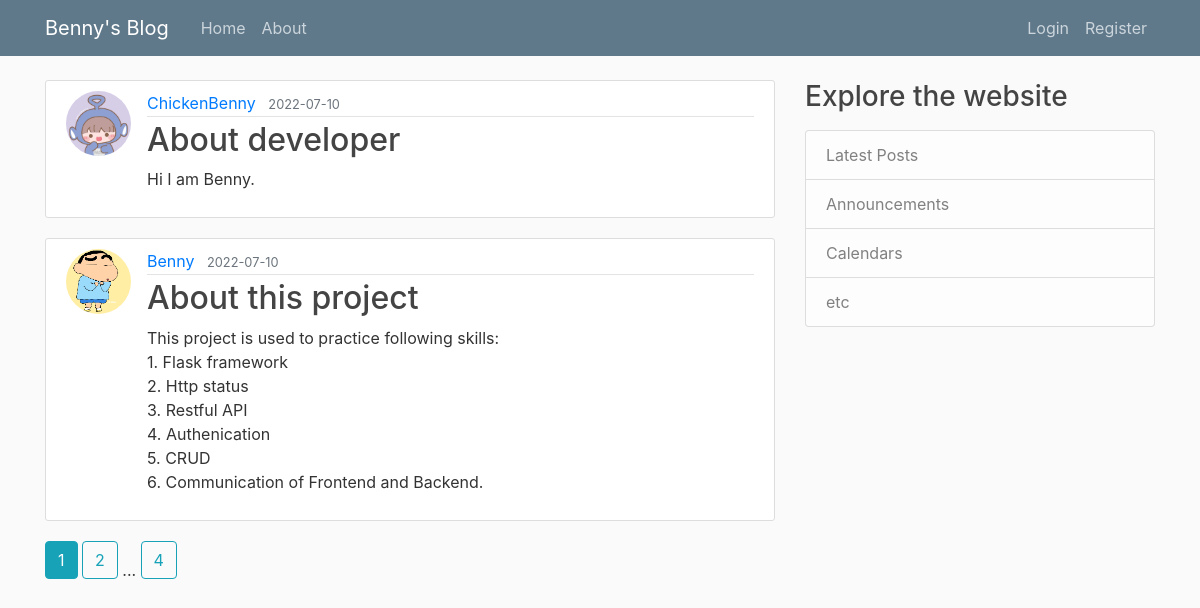
The page /home on the database its author committed.
### app/models.py (models this page shows, shortened)
class Post(db.Model):
    id = db.Column(db.Integer, primary_key = True)
    title = db.Column(db.String(100), nullable = False)
    date_posted = db.Column(db.DateTime, nullable = False, default = datetime.utcnow)
    content = db.Column(db.Text, nullable = False)
    user_id = db.Column(db.Integer, db.ForeignKey('user.id'), nullable = False)

class User(db.Model, UserMixin):
    id = db.Column(db.Integer, primary_key = True)
    username = db.Column(db.String(20), unique = True, nullable = False)
    email = db.Column(db.String(20), unique = True, nullable = False)
    image_file = db.Column(db.String(20), nullable = False, default = 'default.jpg')
    password = db.Column(db.String(60), nullable = False)
    posts = db.relationship('Post', backref = 'author', lazy = True)

### app/main/routes.py (the view)
@main.route("/")
@main.route("/home")
def home():
    page = request.args.get('page', 1, type = int)
    posts = Post.query.order_by(Post.date_posted.desc()).paginate(page = page, per_page = 2)
    return render_template('home.html', posts=posts)

### app/templates/home.html (shortened to what this page needs)
{% extends "base.html" %}
{% block content %}
    {% for post in posts.items %}
        <article class="media content-section">
            <img class="rounded-circle article-img" src="{{ url_for('static', filename='profile_pics/' + post.author.image_file) }}">
            <div class="media-body">
                <div class="article-metadata">
                    <a class="mr-2" href="{{ url_for('users.user_posts', username=post.author.username) }}">{{ post.author.username }}</a>
                    <small class="text-muted">{{ post.date_posted.strftime('%Y-%m-%d') }}</small>
                </div>
                <h2><a class="article-title" href="{{ url_for('posts.post', post_id=post.id) }}">{{ post.title }}</a></h2>
                <p class="article-content">{{ post.content }}</p>
            </div>
        </article>
    {% endfor %}
    {% for page_num in posts.iter_pages(left_edge=1, right_edge=1, left_current=1, right_current=2) %}
        {% if page_num %}
            {% if posts.page == page_num %}
                <a class="btn btn-info mb-4" href="{{ url_for('main.home', page=page_num) }}">{{ page_num }}</a>
            {% else %}
                <a class="btn btn-outline-info mb-4" href="{{ url_for('main.home', page=page_num) }}">{{ page_num }}</a>
            {% endif %}
        {% else %}
        ...
        {% endif %}
    {% endfor %}
{% endblock content %}

### app/templates/base.html (shortened to what this page needs)
<!DOCTYPE html>
<html>
    <head>
        <link rel="stylesheet" href="https://maxcdn.bootstrapcdn.com/bootstrap/4.0.0/css/bootstrap.min.css">
        <link rel="stylesheet" type="text/css" href="{{ url_for('static', filename='style.css') }}">
    </head>
    <body>
        <header class="site-header">
            <nav class="navbar navbar-expand-md navbar-dark bg-steel fixed-top">
                <div class="container">
                    <a class="navbar-brand mr-4" href="/">Benny's Blog</a>
                    <div class="navbar-nav mr-auto">
                        <a class="nav-item nav-link" href="{{ url_for('main.home') }}">Home</a>
                        <a class="nav-item nav-link" href="{{ url_for('main.about') }}">About</a>
                    </div>
                    <div class="navbar-nav">
                        {% if current_user.is_authenticated %}
                            <a class="nav-item nav-link" href="{{ url_for('posts.new_post') }}">New Post</a>
                            <a class="nav-item nav-link" href="{{ url_for('users.account') }}">Account</a>
                            <a class="nav-item nav-link" href="{{ url_for('users.logout') }}">Logout</a>
                        {% else %}
                            <a class="nav-item nav-link" href="{{ url_for('users.login') }}">Login</a>
                            <a class="nav-item nav-link" href="{{ url_for('users.register') }}">Register</a>
                      {% endif %}
                    </div>
                </div>
            </nav>
        </header>
        <main role="main" class="container">
            <div class="row">
                <div class="col-md-8">
                    {% block content %}{% endblock content %}
                </div>
                <div class="col-md-4">
                    <h3>Explore the website</h3>
                    <p class="text-muted">
                        <ul class="list-group">
                            <li class="list-group-item list-group-item-light">Latest Posts</li>
                            <li class="list-group-item list-group-item-light">Announcements</li>
                            <li class="list-group-item list-group-item-light">Calendars</li>
                            <li class="list-group-item list-group-item-light">etc</li>
                        </ul>
                    </p>
                </div>
            </div>
        </main>
    </body>
</html>

### app/static/style.css (style rules this page uses)
body { background: #fafafa; color: #333333; margin-top: 5rem; }
h1, h2, h3, h4, h5, h6 { color: #444444; }
.bg-steel { background-color: #5f788a; }
.site-header .navbar-nav .nav-link { color: #cbd5db; }
.content-section { background: #ffffff; padding: 10px 20px; border: 1px solid #dddddd; border-radius: 3px; margin-bottom: 20px; }
.article-title { color: #444444; }
.article-content { white-space: pre-line; }
.article-img { height: 65px; width: 65px; margin-right: 16px; }
.article-metadata { padding-bottom: 1px; margin-bottom: 4px; border-bottom: 1px solid #e3e3e3 }

### rows shown on the page
Post: image_file (placeholder picture), author.username "ChickenBenny", date_posted "2022-07-10", title "About developer", content "Hi I am Benny."
Post: image_file (picture), author.username "Benny", date_posted "2022-07-10", title "About this project", content "This project is used to practice following skills: 1. Flask framework 2. Http status 3. Restful API 4. Authenication 5. CRUD 6. Communication of Frontend and Backend."

### other values the page prints
{{ page_num }} "1"
{{ page_num }} "2" "4"
